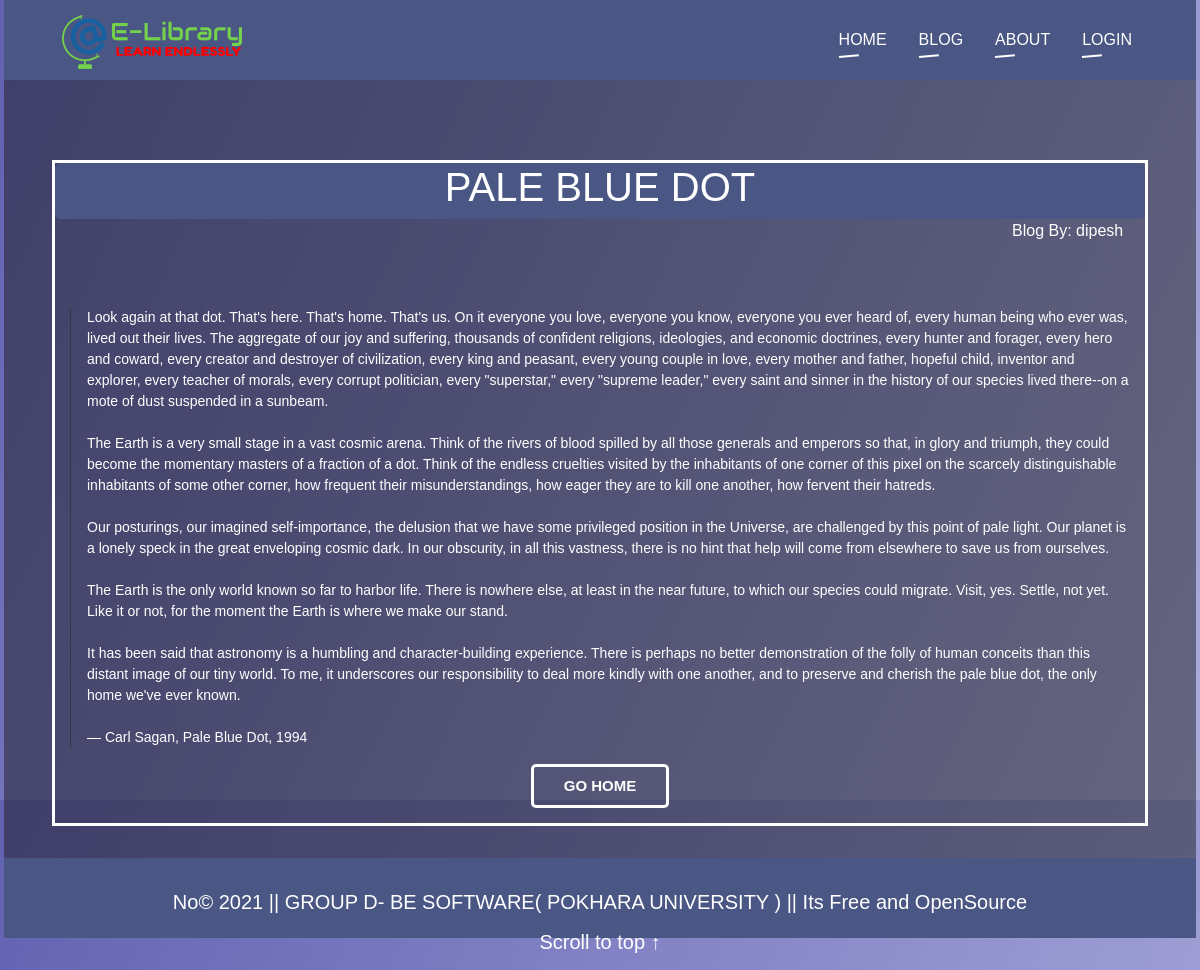
/components/blog/view.php?id=2, run on the app's committed database.
### tables this page shows
CREATE TABLE `blog_data` (
  `blog_id` int(11) NOT NULL,
  `user_id` int(11) NOT NULL,
  `title` varchar(70) NOT NULL,
  `content` longtext NOT NULL
);

CREATE TABLE `users` (
  `id` int(6) NOT NULL,
  `username` varchar(30) NOT NULL,
  `email` varchar(30) NOT NULL,
  `password` varchar(255) NOT NULL,
  `cpassword` varchar(255) NOT NULL,
  `role` varchar(255) NOT NULL DEFAULT 'user'
);

### components/blog/logic.php (called while the page is built, shortened)
<?php
    $server = "localhost";
    $user = "root";
    $pass = "";
    $database = "librarydb";
    $conn = mysqli_connect($server, $user, $pass, $database);
    if(isset($_REQUEST['id'])){
        $id = $_REQUEST['id'];
        $sql = "select blog_id, username, title, content from blog_data
        inner join users on user_id = id
        where blog_id = $id";
        $query = mysqli_query($conn, $sql);
    }
?>

### components/blog/view.php (the view, shortened to what this page needs)
<!DOCTYPE html>
<html lang="en">
<head>
    <link rel="stylesheet" href="https://stackpath.bootstrapcdn.com/bootstrap/4.5.2/css/bootstrap.min.css">
</head>
<body>
<?php
    include ('../header.php');
    include ('logic.php');
?>
<section id="one" style="min-height:75vmin">
   <div class="container mt-5" style="position: relative; top:0 ; border-style:solid">
        <?php foreach($query as $q){?>
            <div class="bg-transparent p-5 rounded-lg text-white text-center" >
            <div style="position:absolute;top:0;right:0;left:0; background-color:#4a5683 ; border-radius:6px">
                <h1>
                    <?php
                        $title = htmlspecialchars($q['title']);
                        echo nl2br($title);
                    ?>
                </h1>
                <h8 style="position: absolute; right: 2%;">Blog By: <?php echo $q['username'] ?></h8>
            </div>
            </div>
            <p style="font-size: 14px;" class="mt-5 border-left border-dark pl-3">
                <?php
                    $content = htmlspecialchars($q['content']);
                    echo nl2br($content);
                ?></p>
        <?php } ?>
        <a style="text-decoration: none;" href="blog.php"> <button class="bton">Go Home</button></a>
   </div>
</section>
<?php include ('../footer.php')?>
</body>
</html>

### components/header.php (shortened to what this page needs)
<header>
	<link rel="stylesheet" href="/E-Library/components/css/headerfooter.css">
        <h3><a href="/E-Library/index.php"><img src="/E-Library/components/logo.png" alt="E-Library"><img></a></h3>
        <ul>
            <li ><a style="text-decoration: none;"  href="/E-Library/index.php">Home</a></li>
            <li><a style="text-decoration: none;" href="/E-Library/components/blog/blog.php">Blog</a></li>
            <li><a style="text-decoration: none;" href="/E-Library/about.php">About</a></li>
            <?php
			$fullUrlh = "http://$_SERVER[HTTP_HOST]$_SERVER[REQUEST_URI]";
    		if(isset($_SESSION['username']))
    		{
          	if(isset($_SESSION['role']))
				{
					if($_SESSION['role'] == 'admin')
					{
   			    		echo '<li><a style="text-decoration: none;" href="/E-Library/components/admin/admin.php">Dashboard</a></li>';
						echo '<li><a style="text-decoration: none;" href="/E-Library/auth/logout.php?redirect='.$fullUrlh.'">Logout</a></li>';
  			  		}
					else
					{
						echo '<li><a style="text-decoration: none;" href="/E-Library/auth/logout.php?redirect='.$fullUrlh.'">Logout</a></li>';
					}
			   }
   			}
   			else
   			{
          echo '<li><a style="text-decoration: none;" href="/E-Library/auth/login.php?redirectl='.$fullUrlh.'">LogIn</a></li>';
			}
			?>
        </ul>
    </header>

### components/footer.php
<footer id="bottom">
        <div style="display:relative ;align-items: center;">
            <h5>
                <p>No&copy; 2021 || <a href="" target="_blank">GROUP D- BE SOFTWARE( POKHARA UNIVERSITY )</a> || Its Free and OpenSource</p>
            </h5>
        </div>
        <div style="display:relative ;align-items: center;">
            <h5>
                <p><a href="#one">Scroll to top &#x2191;</a></p>
            </h5>
        </div>
    </footer>

### components/css/headerfooter.css (style rules this page uses)
body { margin: 0; padding: 0 4px; height: 100vh; line-height: 1.5; font-family: 'Inconsolata', sans-serif; font-size: 62.5%; color: #fff; background-image: linear-gradient( 115deg, rgba(58, 58, 158, 0.8), rgba(136, 136, 206, 0.7) ), url(https://cdn.freecodecamp.org/testable-projects-fcc/images/survey-form-background.jpeg); }
a { text-decoration: none; color: #fff; }
h1, h2, header a { text-transform: uppercase; }
header, footer { position: relative; padding: 2em 3em; display: flex; align-items: center; font-size: 1rem; z-index: 9; }
header { position: -webkit-sticky; position: sticky; top: 0; z-index: 2; height: 10vh; background-color: #4a5683; }
header h3 { position: relative; margin: 0; font-family: 'Montserrat', sans-serif; font-size: 2rem; color: #df2359; }
header ul { list-style-type: none; padding: 0; margin: 1em 0; display: flex; width: 100%; justify-content: flex-end; align-items: center; }
header ul li { position: relative; margin: 0 1em; transition: all 0.2s linear; }
header ul li a { font-family: 'Montserrat', sans-serif; font-weight: 500; color: #fff; }
header ul li::before { position: absolute; content: ''; top: calc(100% + 4px); left: 0; width: 20px; height: 2px; background-color: #fff; transform-origin: 0 100%; transform: rotate(-5deg); transition: all 0.2s ease-out; }
section { position: relative; display: flex; padding: 2em 3em; flex-direction: column; justify-content: center; align-items: center; font-size: 1rem; border-radius: 1em; background-color: #191a1d7c; border-radius: unset; }
footer { bottom: 0; border-radius: unset; padding-bottom: 1em; width: 100%; max-height: 5rem; display: flex; flex-direction: column; justify-content: space-around; background-color: #4a5683; }
footer h5 { font-family: 'Montserrat', sans-serif; }

### components/blog/view.php (style rules this page uses)
button, button::after { -webkit-transition: all 0.3s; -moz-transition: all 0.3s; -o-transition: all 0.3s; transition: all 0.3s; }
button { background: none; border: 3px solid #fff; border-radius: 5px; color: #fff; display: block; font-size: 15px; font-weight: bold; margin: 1em auto; padding: 0.5em 2em; position: relative; text-transform: uppercase; }
button::before, button::after { background: #fff; content: ''; position: absolute; z-index: -1; }
.bton::after { height: 100%; left: 0; top: 0; width: 0; }

### data on the page
blog_data: title "PALE BLUE DOT", user.username "dipesh", content "Look again at that dot. That's here. That's home. That's us. On it everyone you love, everyone you know, everyone you ever heard of, every human being who ever was, lived out their lives. The aggregate of our joy and suffering, thousands of confident religions, ideologies, and economic doctrines, every hunter and forager, every hero and coward, every creator and destroyer of civilization, every king and peasant, every young couple in love, every mother and father, hopeful child, inventor and explorer, every teacher of morals, every corrupt politician, every \"superstar,\" every \"supreme leader,\" every saint and sinner in the history of our species lived there--on a mote of dust suspended in a…"
